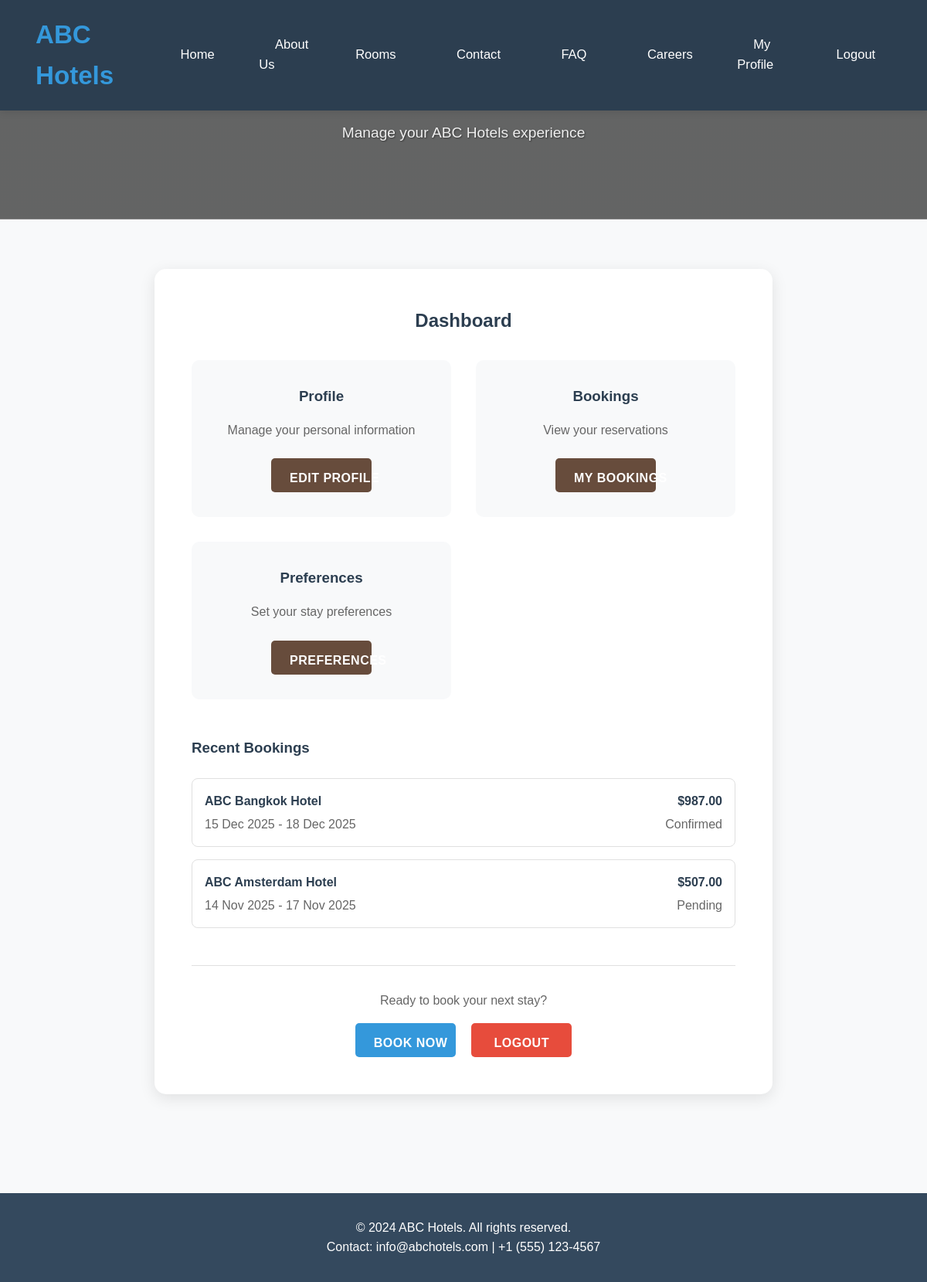
The page /dashboard/ (signed in) on the database its author committed.
### hotel/models.py (models this page shows, shortened)
class Booking(models.Model):
    STATUS_CHOICES = [
        ('confirmed', 'Confirmed'),
        ('checked_in', 'Checked In'),
        ('checked_out', 'Checked Out'),
        ('cancelled', 'Cancelled'),
    ]
    guest_name = models.CharField(max_length=100)
    guest_email = models.EmailField()
    guest_phone = models.CharField(max_length=20)
    room = models.ForeignKey(Room, on_delete=models.CASCADE,
    related_name='bookings')
    check_in = models.DateField()
    check_out = models.DateField()
    total_guests = models.PositiveIntegerField(default=1)
    status = models.CharField(max_length=20, choices=STATUS_CHOICES,
    default='confirmed')
    created_at = models.DateTimeField(auto_now_add=True)
    updated_at = models.DateTimeField(auto_now=True)
    @property
    def total_price(self):
        if self.check_in and self.check_out and self.room:
            nights = (self.check_out - self.check_in).days
            return nights * self.room.room_type.price_per_night
        return 0
    class Meta:
        ordering = ['-created_at']

class Room(models.Model):
    city = models.ForeignKey(City, on_delete=models.CASCADE, related_name='rooms')
    room_type = models.ForeignKey(RoomType, on_delete=models.CASCADE)
    is_available = models.BooleanField(default=True)
    image = models.ImageField(upload_to='images/room_specific/', blank=True,
    null=True, verbose_name='Room Specific Image')

class City(models.Model):
    name = models.CharField(max_length=100)
    description = models.TextField()
    image = models.ImageField(upload_to='images/city/', null=True, blank=True)
    is_active = models.BooleanField(default=True)
    class Meta:
        verbose_name = 'City'
        verbose_name_plural = 'Cities'

class RoomType(models.Model):
    name = models.CharField(max_length=100, unique=True)
    description = models.TextField()
    price_per_night = models.DecimalField(max_digits=8, decimal_places=2)
    capacity = models.PositiveIntegerField()
    image = models.ImageField(upload_to='images/room/', null=True, blank=True)
    class Meta:
        ordering = ['name']

### hotel/views.py (the view)
# urls.py: path('dashboard/', views.dashboard, name='dashboard'),
@login_required
def dashboard(request):
    if request.user.is_authenticated:
        bookings = Booking.objects.filter(guest_email=request.user.email)
    else:
        bookings = []
    context = {
        'bookings': bookings,
    }
    return render(request, 'dashboard.html', context)

### templates/dashboard.html (shortened to what this page needs)
{% extends 'base.html' %}
{% block content %}
<section class="hero-section" style="background-image: linear-gradient(rgba(0,0,0,0.6), rgba(0,0,0,0.6)), url('https://images.unsplash.com/photo-1566073771259-6a8506099945?ixlib=rb-4.0.3&auto=format&fit=crop&w=1920&q=80');">
    <div class="container">
        <h1 class="hero-title">Welcome to Your Dashboard</h1>
        <p class="hero-subtitle">Manage your ABC Hotels experience</p>
    </div>
</section>
<section style="padding: 4rem 0;">
    <div class="container">
        <div style="max-width: 800px; margin: 0 auto;">
            <div style="background: white; padding: 3rem; border-radius: 15px; box-shadow: 0 5px 20px rgba(0,0,0,0.1);">
                <h2 style="text-align: center; margin-bottom: 2rem; color:#2c3e50;">Dashboard</h2>
                <div style="display: grid; grid-template-columns: repeat(auto-fit, minmax(250px, 1fr)); gap: 2rem; margin-bottom: 3rem;">
                    <div style="background: #f8f9fa; padding: 2rem; border-radius: 10px; text-align: center;">
                        <h3 style="color: #2c3e50; margin-bottom: 1rem;">Profile</h3>
                        <p style="color: #666; margin-bottom: 1.5rem;">Manage your personal information</p>
                        <a href="{% url 'profile' %}" class="btn btn-primary">Edit Profile</a>
                    </div>
                    <div style="background: #f8f9fa; padding: 2rem; border-radius: 10px; text-align: center;">
                        <h3 style="color: #2c3e50; margin-bottom: 1rem;">Bookings</h3>
                        <p style="color: #666; margin-bottom: 1.5rem;">View your reservations</p>
                        <a href="{% url 'booking_list' %}" class="btn btn-primary">My Bookings</a>
                    </div>
                    <div style="background: #f8f9fa; padding: 2rem; border-radius: 10px; text-align: center;">
                        <h3 style="color: #2c3e50; margin-bottom: 1rem;">Preferences</h3>
                        <p style="color: #666; margin-bottom: 1.5rem;">Set your stay preferences</p>
                        <a href="#" class="btn btn-primary">Preferences</a>
                    </div>
                </div>
                {% if bookings %}
                <div style="margin-bottom: 3rem;">
                    <h3 style="color: #2c3e50; margin-bottom: 1.5rem;">Recent Bookings</h3>
                    <div style="display: grid; gap: 1rem;">
                        {% for booking in bookings|slice:":3" %}
                        <div style="border: 1px solid #e0e0e0; padding: 1rem; border-radius: 8px;">
                            <div style="display: flex; justify-content: space-between; align-items: center;">
                                <div>
                                    <p style="margin: 0; color: #2c3e50; font-weight: bold;">ABC {{ booking.room.city.name }} Hotel</p>
                                    <p style="margin: 0.25rem 0 0 0; color: #666;">{{ booking.check_in|date:"d M Y" }} - {{ booking.check_out|date:"d M Y" }}</p>
                                </div>
                                <div style="text-align: right;">
                                    <p style="margin: 0; font-weight: bold; color: #2c3e50;">${{ booking.total_price }}</p>
                                    <p style="margin: 0.25rem 0 0 0; color: #666; text-transform: capitalize;">{{ booking.status }}</p>
                                </div>
                            </div>
                        </div>
                        {% endfor %}
                    </div>
                </div>
                {% endif %}
                <div style="text-align: center; padding-top: 2rem; border-top: 1px solid #e0e0e0;">
                    <p style="color: #666; margin-bottom: 1rem;">Ready to book your next stay?</p>
                    <a href="{% url 'room_list' %}" class="btn" style="background: #3498db; margin-right: 1rem;">Book Now</a>
                    <a href="{% url 'logout' %}" class="btn" style="background: #e74c3c;">Logout</a>
                </div>
            </div>
        </div>
    </div>
</section>
{% endblock %}

### static/css/style.css (style rules this page uses)
:root { --primary-color: #2c3e50; --secondary-color: #3498db; --accent-color: #c74c3c; --light-color: #ecf0f1; --dark-color: #34495e; --success-color: #27ae60; --warning-color: #f39c12; --danger-color: #c74c3c; --button-width: 130px; --button-height: 44px; }
* { margin: 0; padding: 0; box-sizing: border-box; }
body { font-family: 'Segoe UI', Tahoma, Geneva, Verdana, sans-serif; line-height: 1.6; color: #333; background-color: #f8f9fa; }
.container { max-width: 1200px; margin: 0 auto; padding: 0 2rem; }
.hero-section { background: linear-gradient(rgba(0,0,0,0.6), rgba(0,0,0,0.6)), url('https://images.unsplash.com/photo-1566073771259-6a8506099945?ixlib=rb-4.0.3&ixid=M3wxMjA3fDB8MHxwaG90by1wYWdlfHx8fGVufDB8fHx8fA%3D%3D&auto=format&fit=crop&w=1920&q=80'); background-size: cover; background-position: center; color: white; padding: 8rem 0; text-align: center; }
.hero-title { font-size: 3.5rem; margin-bottom: 1rem; font-weight: 700; text-shadow: 2px 2px 4px rgba(0,0,0,0.5); }
.hero-subtitle { font-size: 1.3rem; margin-bottom: 2rem; opacity: 0.9; text-shadow: 1px 1px 2px rgba(0,0,0,0.5); }
.btn { display: inline-flex; align-items: center; justify-content: center; background: var(--accent-color); color: white; padding: 0.8rem 2rem; text-decoration: none; border-radius: 5px; border: none; cursor: pointer; transition: all 0.3s ease; font-weight: 600; text-transform: uppercase; letter-spacing: 0.5px; width: var(--button-width); height: var(--button-height); white-space: nowrap; }
.btn-primary { background: var(--accent-color); }

### templates/base.html (style rules this page uses)
* { margin: 0; padding: 0; box-sizing: border-box; }
body { font-family: 'Arial', sans-serif; line-height: 1.6; color: #333; }
.container { max-width: 1200px; margin: 0 auto; padding: 0 2rem; }
.btn { display: inline-block; background: #3498db; color: white; padding: 0.8rem 1.5rem; text-decoration: none; border-radius: 5px; border: none; cursor: pointer; transition: background 0.3s; }
.btn-primary { background: #e74c3c; }

### templates/dashboard.html (style rules this page uses)
.hero-section { background-size: cover; background-position: center; color: white; text-align: center; padding: 4rem 0; }
.hero-title { font-size: 3rem; margin-bottom: 1rem; }
.hero-subtitle { font-size: 1.2rem; opacity: 0.9; }
.btn { display: inline-block; background: #3498db; color: white; padding: 0.8rem 1.5rem; text-decoration: none; border-radius: 5px; border: none; cursor: pointer; transition: background 0.3s; text-align: center; }
.btn-primary { background: #674c3c; }

### rows shown on the page
Booking: room.city.name "Bangkok", check_in "15 Dec 2025", check_out "18 Dec 2025", total_price "987.00", status "Confirmed"
Booking: room.city.name "Amsterdam", check_in "14 Nov 2025", check_out "17 Nov 2025", total_price "507.00", status "Pending"
